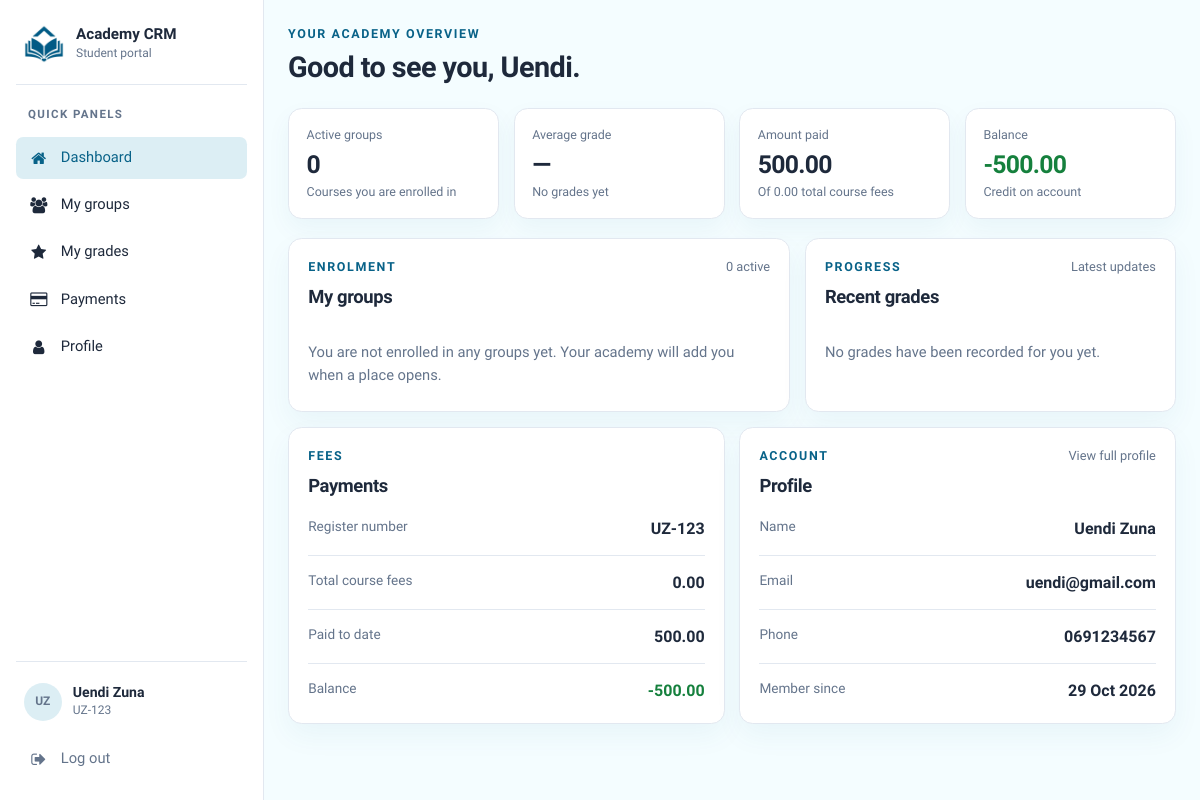
The app's page /student/dashboard/ (signed in), older data.
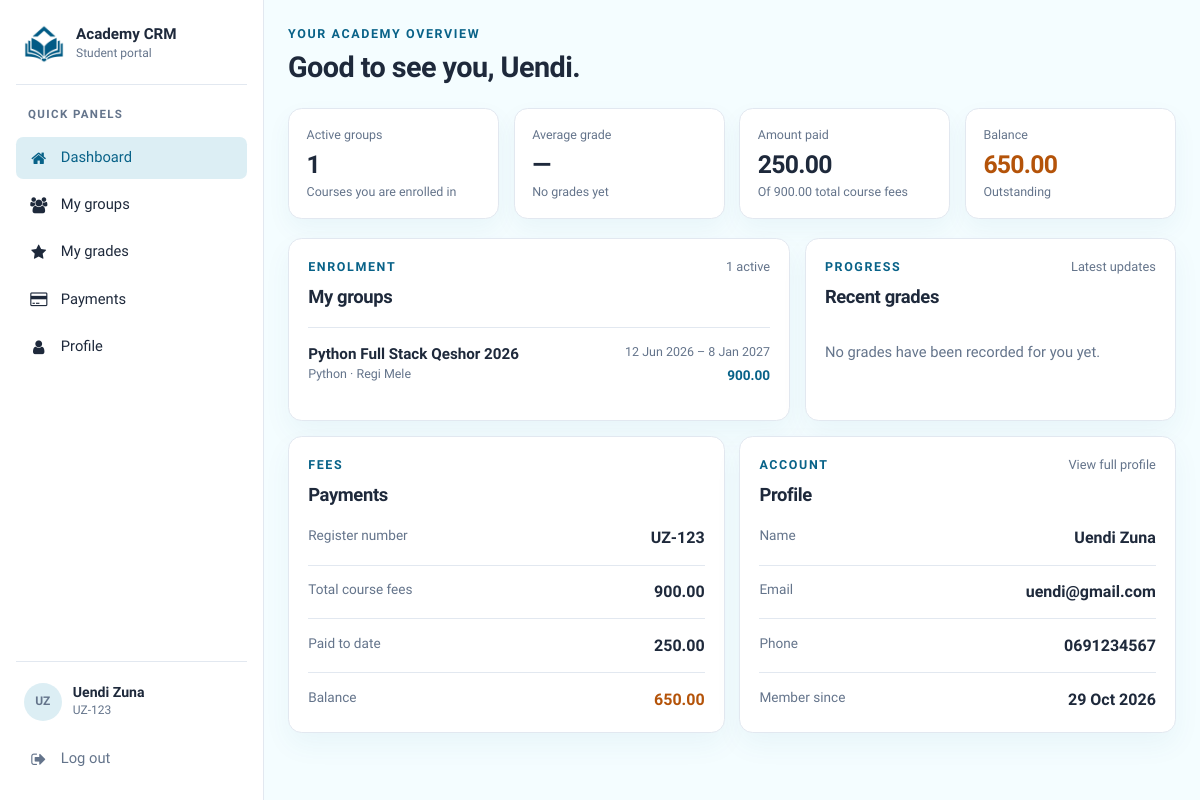
The same page, newer data.
### student/models.py (models this page shows, shortened)
class StudentModel(models.Model):
    user = models.OneToOneField('authentication.CRMUserModel', on_delete=models.CASCADE)
    register_number = models.CharField(max_length=255)
    groups = models.ManyToManyField(CourseGroupModel, blank=True)
    paid_amount = models.DecimalField(max_digits=10, decimal_places=2)
    created_at = models.DateTimeField(auto_now_add=True)
    updated_at = models.DateTimeField(auto_now=True)

### authentication/models.py (models this page shows, shortened)
class CRMUserModel(AbstractUser):
    email = models.EmailField(unique=True)
    username = models.CharField(max_length=255, unique=True)
    password = models.CharField(max_length=255)
    first_name = models.CharField(max_length=255)
    last_name = models.CharField(max_length=255)
    phone = models.CharField(max_length=255, unique=True)
    profile_picture = models.ImageField(upload_to='profile_pictures/', null=True, blank=True)
    created_at = models.DateTimeField(auto_now_add=True)
    updated_at = models.DateTimeField(auto_now=True)
    USERNAME_FIELD = 'email'
    REQUIRED_FIELDS = ['username', 'first_name', 'last_name', 'phone', 'password']

### course/models.py (models this page shows, shortened)
class CourseGroupModel(models.Model):
    name = models.CharField(max_length=255)
    start_date = models.DateField()
    end_date = models.DateField()
    course = models.ForeignKey(CourseModel, on_delete=models.CASCADE)
    instructor = models.ForeignKey('instructor.InstructorModel', on_delete=models.CASCADE)
    created_at = models.DateTimeField(auto_now_add=True)
    updated_at = models.DateTimeField(auto_now=True)

class CourseModel(models.Model):
    name = models.CharField(max_length=255)
    description = models.TextField(blank=True, null=True)
    instructor = models.ForeignKey('instructor.InstructorModel', on_delete=models.CASCADE)
    price = models.DecimalField(max_digits=10, decimal_places=2)
    created_at = models.DateTimeField(auto_now_add=True)
    updated_at = models.DateTimeField(auto_now=True)

### instructor/models.py (models this page shows, shortened)
class InstructorModel(models.Model):
    user = models.OneToOneField('authentication.CRMUserModel', on_delete=models.CASCADE)
    description = models.TextField(blank=True, null=True)
    courses = models.ManyToManyField(CourseModel, blank=True)
    salary = models.DecimalField(max_digits=10, decimal_places=2)
    created_at = models.DateTimeField(auto_now_add=True)
    updated_at = models.DateTimeField(auto_now=True)

### student/views.py (the view)
# urls.py: path('dashboard/', views.student_dashboard, name='student_dashboard'),
@student_required
def student_dashboard(request):
    student = (
        StudentModel.objects
        .select_related('user')
        .prefetch_related(
            Prefetch(
                'groups',
                queryset=CourseGroupModel.objects.select_related(
                    'course',
                    'instructor__user',
                ).order_by('start_date'),
            ),
        )
        .get(pk=request.student.pk, user=request.user)
    )
    grades = (
        StudentGradeModel.objects
        .filter(student=request.user)
        .select_related('group', 'group__course')
        .order_by('-updated_at', '-created_at')
    )
    recent_grades = list(grades[:6])
    average_grade = grades.aggregate(average=Avg('grade'))['average']
    grade_count = grades.count()
    groups = list(student.groups.all())
    course_total = sum((group.course.price for group in groups), Decimal('0.00'))
    balance_due = course_total - student.paid_amount
    context = {
        'student': student,
        'groups': groups,
        'recent_grades': recent_grades,
        'grade_count': grade_count,
        'average_grade': average_grade,
        'course_total': course_total,
        'balance_due': balance_due,
        'active_nav': 'dashboard',
    }
    return render(request, 'student_dashboard.html', context)

### student/templates/student_dashboard.html (shortened to what the changed rows need)
{% extends "student_base.html" %}
{% block topbar %}
  <p class="eyebrow">Your academy overview</p>
  <h1>Good to see you, {{ student.user.first_name }}.</h1>
{% endblock %}
{% block content %}
  <section class="stat-grid" aria-label="At a glance">
    <article class="stat-card">
      <small>Active groups</small>
      <b>{{ groups|length }}</b>
      <em>Courses you are enrolled in</em>
    </article>
    <article class="stat-card">
      <small>Amount paid</small>
      <b>{{ student.paid_amount }}</b>
      <em>Of {{ course_total }} total course fees</em>
    </article>
    <article class="stat-card {% if balance_due > 0 %}stat-card-warning{% elif balance_due < 0 %}stat-card-success{% endif %}">
      <small>Balance</small>
      <b>{{ balance_due }}</b>
      <em>{% if balance_due > 0 %}Outstanding{% elif balance_due < 0 %}Credit on account{% else %}Fully settled{% endif %}</em>
    </article>
  </section>
  <div class="dashboard-grid">
    <section class="panel" id="my-groups" aria-labelledby="groups-heading">
      <div class="panel-header">
        <div>
          <p class="eyebrow">Enrolment</p>
          <h2 id="groups-heading">My groups</h2>
        </div>
        <span class="panel-meta">{{ groups|length }} active</span>
      </div>
      {% if groups %}
        <ul class="data-list">
          {% for group in groups %}
            <li class="data-row">
              <div class="data-main">
                <strong>{{ group.name }}</strong>
                <small>{{ group.course.name }} · {{ group.instructor.user.first_name }} {{ group.instructor.user.last_name }}</small>
              </div>
              <div class="data-meta">
                <span>{{ group.start_date|date:"j M Y" }} – {{ group.end_date|date:"j M Y" }}</span>
                <em>{{ group.course.price }}</em>
              </div>
            </li>
          {% endfor %}
        </ul>
      {% else %}
        <p class="empty-state">You are not enrolled in any groups yet. Your academy will add you when a place opens.</p>
      {% endif %}
    </section>
    <section class="panel" id="my-grades" aria-labelledby="grades-heading">
      <div class="panel-header">
        <div>
          <h2 id="grades-heading">Recent grades</h2>
        </div>
      </div>
    </section>
  </div>
  <div class="dashboard-grid dashboard-grid-secondary">
    <section class="panel" id="payments" aria-labelledby="payments-heading">
      <div class="panel-header">
        <div>
          <h2 id="payments-heading">Payments</h2>
        </div>
      </div>
      <dl class="detail-list">
        <div>
          <dt>Register number</dt>
          <dd>{{ student.register_number }}</dd>
        </div>
        <div>
          <dt>Total course fees</dt>
          <dd>{{ course_total }}</dd>
        </div>
        <div>
          <dt>Paid to date</dt>
          <dd>{{ student.paid_amount }}</dd>
        </div>
        <div>
          <dt>Balance</dt>
          <dd class="{% if balance_due > 0 %}text-warning{% elif balance_due < 0 %}text-success{% endif %}">{{ balance_due }}</dd>
        </div>
      </dl>
    </section>
    <section class="panel" id="profile" aria-labelledby="profile-heading">
      <div class="panel-header">
        <div>
          <h2 id="profile-heading">Profile</h2>
        </div>
      </div>
      <dl class="detail-list">
        <div>
          <dt>Name</dt>
          <dd>{{ student.user.first_name }} {{ student.user.last_name }}</dd>
        </div>
        <div>
          <dt>Email</dt>
          <dd>{{ student.user.email }}</dd>
        </div>
        <div>
          <dt>Phone</dt>
          <dd>{{ student.user.phone }}</dd>
        </div>
        <div>
          <dt>Member since</dt>
          <dd>{{ student.created_at|date:"j M Y" }}</dd>
        </div>
      </dl>
    </section>
  </div>
{% endblock %}

### student/templates/student_base.html (shortened to what this page needs)
{% load static %}
<!DOCTYPE html>
<html lang="en">
<head>
  <link rel="stylesheet" href="https://cdnjs.cloudflare.com/ajax/libs/font-awesome/4.7.0/css/font-awesome.min.css">
  <link rel="stylesheet" href="{% static 'student/css/student.css' %}">
</head>
<body class="student-app">
  <div class="student-shell">
    <aside class="student-sidebar" id="student-sidebar" aria-label="Student navigation">
      <div class="sidebar-brand">
        <img src="{% static 'web/logo.jpg' %}" alt="" width="40" height="40">
        <div>
          <strong>Academy CRM</strong>
          <span>Student portal</span>
        </div>
      </div>
      <nav class="sidebar-nav" aria-label="Quick panels">
        <p class="sidebar-label">Quick panels</p>
        <a
          class="sidebar-link {% if active_nav == 'dashboard' %}is-active{% endif %}"
          href="{% url 'student_dashboard' %}"
          {% if active_nav == 'dashboard' %}aria-current="page"{% endif %}
        >
          <span class="sidebar-icon" aria-hidden="true"><i class="fa fa-home"></i></span>
          Dashboard
        </a>
        <a class="sidebar-link" href="{% url 'student_dashboard' %}#my-groups">
          <span class="sidebar-icon" aria-hidden="true"><i class="fa fa-users"></i></span>
          My groups
        </a>
        <a class="sidebar-link" href="{% url 'student_dashboard' %}#my-grades">
          <span class="sidebar-icon" aria-hidden="true"><i class="fa fa-star"></i></span>
          My grades
        </a>
        <a class="sidebar-link" href="{% url 'student_dashboard' %}#payments">
          <span class="sidebar-icon" aria-hidden="true"><i class="fa fa-credit-card"></i></span>
          Payments
        </a>
        <a
          class="sidebar-link {% if active_nav == 'profile' %}is-active{% endif %}"
          href="{% url 'student_profile' %}"
        >
          <span class="sidebar-icon" aria-hidden="true"><i class="fa fa-user"></i></span>
          Profile
        </a>
      </nav>
      <div class="sidebar-footer">
        <div class="sidebar-user">
          {% if request.student.user.profile_picture %}
            <img
              class="sidebar-avatar sidebar-avatar-image"
              src="{{ request.student.user.profile_picture.url }}"
              alt=""
              width="40"
              height="40"
            >
          {% else %}
            <span class="sidebar-avatar" aria-hidden="true">
              {{ request.student.user.first_name|slice:":1" }}{{ request.student.user.last_name|slice:":1" }}
            </span>
          {% endif %}
          <div>
            <strong>{{ request.student.user.first_name }} {{ request.student.user.last_name }}</strong>
            <span>{{ request.student.register_number }}</span>
          </div>
        </div>
        <a class="sidebar-link sidebar-logout" href="{% url 'logout' %}">
          <span class="sidebar-icon" aria-hidden="true"><i class="fa fa-sign-out"></i></span>
          Log out
        </a>
      </div>
    </aside>
    <div class="student-main">
      <header class="student-topbar">
        <div class="topbar-copy">
          {% block topbar %}{% endblock %}
        </div>
      </header>
      <main id="student-content" class="student-content">
        {% block content %}{% endblock %}
      </main>
    </div>
  </div>
</body>
</html>

Row changes from the older to the newer data that the page shows:
changed StudentModel "UZ-123": paid_amount "500.00" → "250.00"
added CourseGroupModel: name "Python Full Stack Qeshor 2026", course.name "Python", instructor.user.first_name "Regi", instructor.user.last_name "Mele", start_date "12 Jun 2026", end_date "8 Jan 2027", course.price "900.00"
Text that changed along with them:
{{ groups|length }}: "0" → "1"
{{ course_total }}: "0.00" → "900.00"
{{ balance_due }}: "-500.00" → "650.00"
text no longer shown: "Credit on account You are not enrolled in any groups yet. Your academy will add you when a place opens."
text now shown: "Outstanding"
